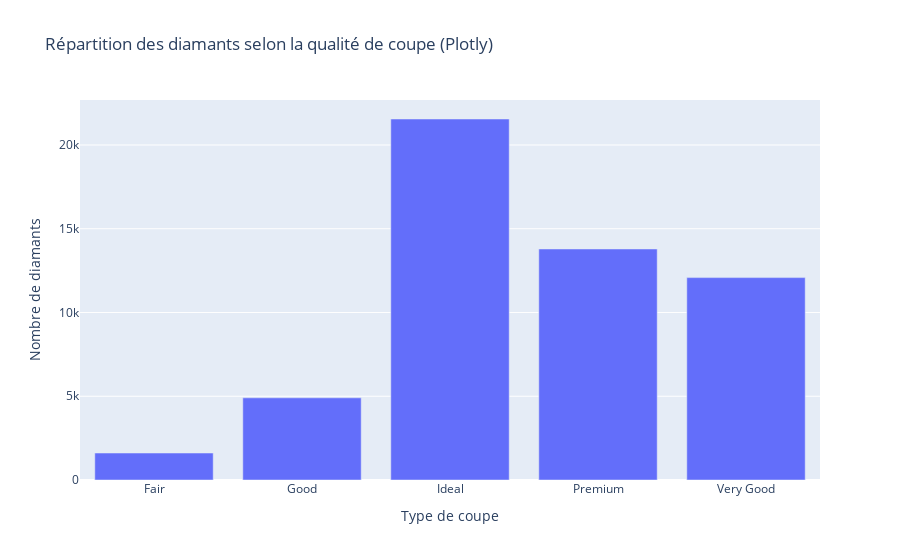

Write notebook code for a chart like this one.
### Markdown cell above
## 3. Diagramme à barres interactif avec Plotly

### Code cell
fig = px.bar(cut_df, x='cut', y='count',
             labels={'cut': 'Type de coupe', 'count': 'Nombre de diamants'},
             title='Répartition des diamants selon la qualité de coupe (Plotly)')
fig.show()

# Plotly génère des graphiques interactifs par défaut (hover, zoom, etc.).
# Idéal pour les dashboards ou présentations web.

### Figure 1 — Plotly figure (JSON) as saved in the notebook; plotly's stock layout.template omitted (floating-point values rounded to 4 significant figures)
{"data": [{"hovertemplate": "Type de coupe=%{x}<br>Nombre de diamants=%{y}<extra></extra>", "legendgroup": "", "marker": {"color": "#636efa", "pattern": {"shape": ""}}, "name": "", "orientation": "v", "showlegend": false, "textposition": "auto", "type": "bar", "x": ["Fair", "Good", "Ideal", "Premium", "Very Good"], "xaxis": "x", "y": [1610, 4906, 21551, 13791, 12082], "yaxis": "y"}], "layout": {"barmode": "relative", "legend": {"tracegroupgap": 0}, "title": {"text": "Répartition des diamants selon la qualité de coupe (Plotly)"}, "xaxis": {"anchor": "y", "domain": [0, 1], "title": {"text": "Type de coupe"}}, "yaxis": {"anchor": "x", "domain": [0, 1], "title": {"text": "Nombre de diamants"}}}}
